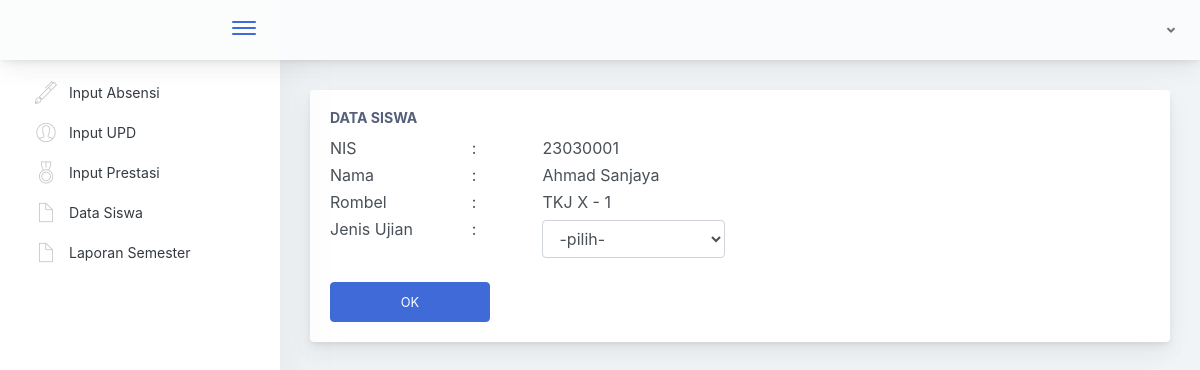
/ps/detail/23030001, run on the app's committed database.
### tables this page shows
CREATE TABLE `tb_siswa` (
  `nis` int NOT NULL,
  `id_rombel` int NOT NULL,
  `nama` varchar(50) NOT NULL,
  `username` varchar(50) NOT NULL,
  `password` varchar(250) NOT NULL
);

CREATE TABLE `tb_rombel` (
  `id_rombel` int NOT NULL,
  `rombel` varchar(50) NOT NULL
);

### application/controllers/Ps.php (called while the page is built, shortened)
<?php
class Ps extends CI_Controller {
  public function __construct()
  {
    $this->load->model('M_Nilai');
    $this->load->model('AbsenModel');
    $this->load->library('form_validation');
  }
  public function detail($id = NULL)
    {
      $data['jenis'] = $this->M_Nilai->get_data('tb_jenis')->result();
      $this->db->where('nis', $id);
      $data['content'] = $this->db->query("SELECT * FROM tb_siswa,tb_rombel WHERE tb_siswa.id_rombel = tb_rombel.id_rombel  and tb_siswa.nis = $id");
      $this->load->view('ps/detailsiswa', $data);
    }
}

### index.php (called while the page is built, shortened)
<?php
require_once BASEPATH.'core/CodeIgniter.php';

### application/views/ps/detailsiswa.php (the view, shortened to what this page needs)
<!doctype html>
<html lang="en">
<head>
</head>
<body>
        <div class="app-main">
                <div class="app-main__outer">
                    <div class="app-main__inner">
                     <div class="row">
                            <div class="col-lg-12">
                                <div class="main-card mb-3 card">
                                    <div class="card-body"><h5 class="card-title">Data Siswa</h5>
                                        <?php foreach ($content->result() as $key): ?>
                                        <form method="post" action="<?php echo base_url(); ?>ps/data_detail/<?php echo $key->nis ?>">
                                           <div class="row">
                                               <div class="col-md-2">
                                                   <h6>NIS</h6>
                                               </div>
                                               <div class="col-md-1">
                                                   <h6>:</h6>
                                               </div>
                                               <div class="col-md-2">
                                                   <h6>
                                                       <?php echo $key->nis ?>
                                                   </h6>
                                               </div>
                                           </div>
                                            <div class="row">
                                               <div class="col-md-2">
                                                   <h6>Nama</h6>
                                               </div>
                                               <div class="col-md-1">
                                                   <h6>:</h6>
                                               </div>
                                               <div class="col-md-4">
                                                   <h6>
                                                       <?php echo $key->nama ?>
                                                   </h6>
                                               </div>
                                           </div>
                                            <div class="row">
                                               <div class="col-md-2">
                                                   <h6>Rombel</h6>
                                               </div>
                                               <div class="col-md-1">
                                                   <h6>:</h6>
                                               </div>
                                               <div class="col-md-2">
                                                   <h6>
                                                       <?php echo $key->rombel ?>
                                                   </h6>
                                               </div>
                                           </div>
                                        <?php endforeach ?>
                                            <div class="row">
                                               <div class="col-md-2">
                                                   <h6>Jenis Ujian</h6>
                                               </div>
                                               <div class="col-md-1">
                                                   <h6>:</h6>
                                               </div>
                                               <div class="col-md-3">
                                                <select class="form-control" name="jenis" >
                                                    <option value="" disabled selected>-pilih-</option>
                                                </select>
                                               </div>
                                            </div>
                                            <button type="submit" class="btn btn-primary mt-4" style="height: 40px; width: 10rem">OK</button>
                                        </form>
                                    </div>
                                </div>
                            </div>
                        </div>
                    </div>
        </div>
    </div>
<script type="text/javascript" src="<?php echo base_url('assets/scripts/main.js') ?>"></script></body>
</html>

### data on the page
tb_siswa: nis "23030001", nama "Ahmad Sanjaya", id_rombel.rombel "TKJ X - 1"
